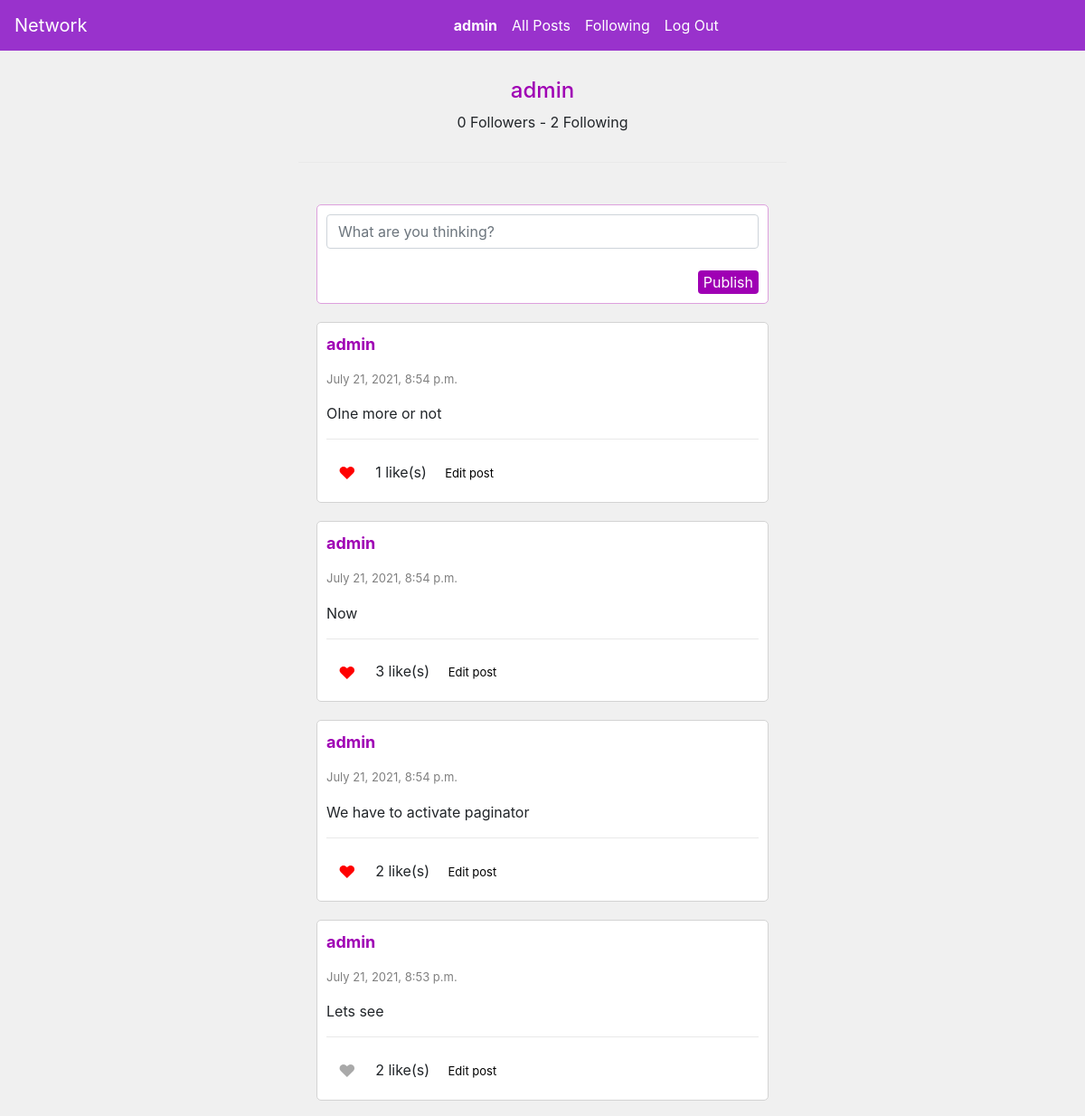
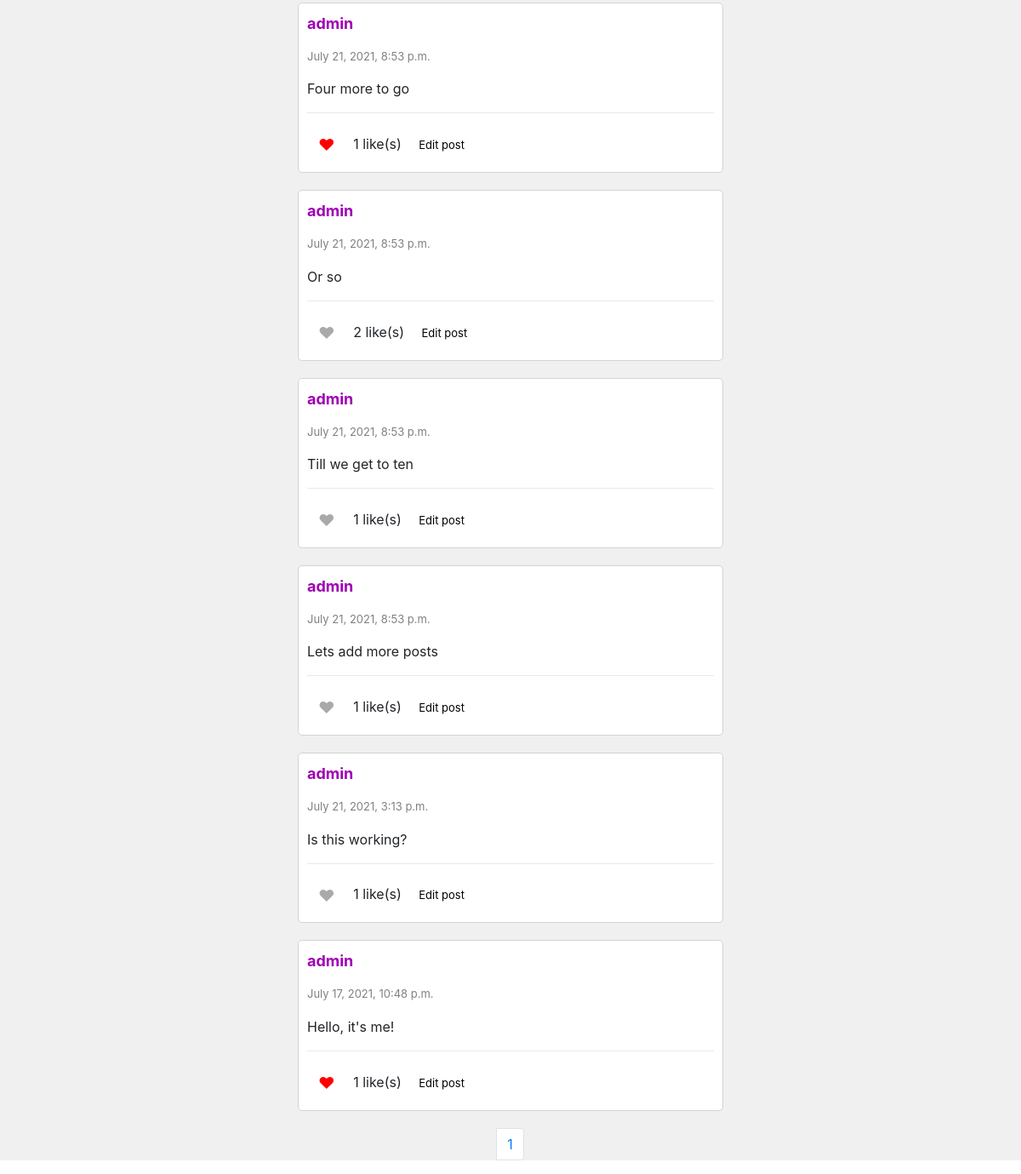
The page /profile/admin (signed in) on the database its author committed (2 pictures, top to bottom).
### network/models.py (models this page shows, shortened)
class User(AbstractUser):
    pass

class Post(models.Model):
    user= models.ForeignKey("User", on_delete=models.CASCADE, related_name="posts")
    content= models.TextField(blank=True)
    timestamp = models.DateTimeField(auto_now_add=True)
    likes= models.IntegerField(default=0)

### network/views.py (the view)
# urls.py: path("profile/<str:username>", views.profile, name="profile"),
def profile(request, username):
    profile_name= User.objects.get(username=username)
    name= profile_name.username
    try:
        user_posts= Post.objects.filter(user=profile_name.id)
        user_posts= user_posts.order_by("-timestamp").all()
    except Post.DoesNotExist:
        user_posts= []
    try:
        following_users= Following.objects.filter(follower=profile_name.id)
        followed= []
        if len(following_users) > 0:
            for follow in following_users:
                followed_user = follow.following
                followed.append(followed_user)
    except Following.DoesNotExist:
        followed= []
    num_of_following= len(followed)
    try:
        followers= Following.objects.filter(following=profile_name.id)
        followby= []
        for follow in followers:
            follower_user = follow.follower
            followby.append(follower_user)
    except Following.DoesNotExist:
        followby= []
    if request.user in followby:
        following = "Unfollow"
    else:
        following = "Follow"
    num_of_followers= len(followby)
    if request.user != AnonymousUser():
        try:
            liked = Like.objects.filter(user=request.user)
            liked_posts= []
            for post in liked:
                liked_post= post.post
                liked_posts.append(liked_post)
        except Like.DoesNotExist:
            liked_posts=[]
    else:
        liked_posts=[]
    paginator= Paginator(user_posts, 10)
    page_number= request.GET.get('page')
    page_obj= paginator.get_page(page_number)
    return render(request, "network/profile.html", {
        "name":name,
        "username": username,
        "num_of_following": num_of_following,
        "num_of_followers": num_of_followers,
        "page_obj": page_obj,
        "liked_posts": liked_posts,
        "following": following
    })

### network/templates/network/profile.html (shortened to what this page needs)
{% extends "network/layout.html" %}
{% load static %}
{% block body %}
<div class="profile-info">
    <h4 class="profile-name">{{name}}</h4>
    <p id="followers" class="d-inline-block"> {{num_of_followers}} Followers</p> <p class="d-inline-block">-</p>
    <p class="d-inline-block">{{num_of_following}} Following</p> <br>
    {% if user.is_authenticated %}
    <hr class="solid" style="color: slateblue;">
</div>
    {%if request.user.username == name %}
    <div id="new-post-view">
        <div class="container">
            <form id="newpost" action="{% url 'newpost' %}" method="post">
                <input type="textarea" class="form-control" id="content" name="content" placeholder="What are you thinking?" maxlength="400" rows="4"> <br>
                <input type="submit" class="publish-btn" id="publish-button" value="Publish">
            </form>
        </div>
    </div>
    {% endif %}
{% endif %}
    <div id="posts-view">
        {% for post in page_obj %}
        <div class="post-container" id="post-{{post.id}}">
            <p name="username" id="username"><a href="{%url 'profile' post.user %}" class="username"><b>{{post.user}}</b></a></p>
            <p class="timestamp">{{post.timestamp}}</p>
            <p class="content" id="post-content-{{post.id}}">{{post.content}}</p>
            <hr class="solid">
            {% if user.is_authenticated %}
                {% if post in liked_posts %}
                    <button class="btn mr-1 d-inline-block" style="color: red; font-size: larger;" id="like-btn-{{post.id}}" onclick="like('{{post.id}}')">♥</button>
                {% else %}
                    <button class="btn mr-1 d-inline-block" style="color: darkgray; font-size: larger;" id="like-btn-{{post.id}}" onclick="like('{{post.id}}')">♥</button>
                {% endif %}
            {% endif %}
            <p class="likecount" id="like-count-{{post.id}}" style="display: inline;">{{post.likes}} like(s)</p>
            {% if post.user.id == user.id%}
            <button id="edit" onclick="edit('{{post.id}}')" class="edit-btn">Edit post</button>
            {% endif%}
        </div>
        {% endfor %}
    </div>
    <div class="text-center">
        <nav aria-label="Page navigation example">
            <ul class="pagination">
              <li class="page-item">
              <li class="page-item"><a class="page-link" href="?page={{ page_obj.number }}">{{ page_obj.number }}</a></li>
              </li>
            </ul>
          </nav>
        </div>
{% endblock %}

### network/templates/network/layout.html (shortened to what this page needs)
{% load static %}
<!DOCTYPE html>
<html lang="en">
    <head>
        <link rel="stylesheet" href="https://stackpath.bootstrapcdn.com/bootstrap/4.4.1/css/bootstrap.min.css">
        <link href="{% static 'network/styles.css' %}" rel="stylesheet">
    </head>
    <body>
        <div id="navbar" >
        <nav class="navbar navbar-expand-lg flex-sm-nowrap flex-wrap" id="navbar" style="background-color: darkorchid; margin-bottom: 0px;">
            <a class="navbar-brand" href="#" style="color: white;">Network</a>
            <div class="navbar-collapse collapse flex-grow-1 justify-content-center">
              <ul class="navbar-nav mx-auto">
                {% if user.is_authenticated %}
                    <li class="nav-item">
                        <a class="nav-link" href="{%url 'profile' user.username %}" style="color: white;"><strong>{{ user.username }}</strong></a>
                    </li>
                {% endif %}
                <li class="nav-item">
                  <a class="nav-link" href="{% url 'index' %}" style="color: white;">All Posts</a>
                </li>
                {% if user.is_authenticated %}
                    <li class="nav-item">
                        <a class="nav-link" href="{% url 'following' %}" style="color: white;">Following</a>
                    </li>
                    <li class="nav-item">
                        <a class="nav-link" href="{% url 'logout' %}" style="color: white;">Log Out</a>
                    </li>
                {% endif %}
              </ul>
            </div>
          </nav>
        </div>
        <div class="body">
            {% block body %}
            {% endblock %}
        </div>
    </body>
</html>

### network/static/network/styles.css (style rules this page uses)
.post-container { background-color: white; border-style: solid; border-color: lightgray; border-width: 1px; padding: 10px; margin-left: auto; margin-right: auto; margin-top: 20px; margin-bottom: 20px; border-radius: 5px; width: 500px; overflow:hidden; }
.container { background-color: white; border-style: solid; border-color: plum; border-width: 1px; padding: 10px; margin-left: auto; margin-right: auto; margin-top: auto; margin-bottom: 20px; border-radius: 5px; width: 500px; overflow:hidden; }
.timestamp { color: gray; font-size: small; }
.username { color:rgb(159, 0, 180); font-size:large; }
.body { background-color: rgb(240, 240, 240); margin-top: 0px; padding-top: 0px; }
.edit-btn { display: inline; margin-left: 10px; font-size: small; border-width: 0px; background-color: white; }
.solid { border-top: 1px solid rgb(233, 233, 233); }
.form-control { outline: none; min-width: 100%; min-height: 100%; }
.publish-btn { background-color: rgb(159, 0, 180); color: white; width: auto; border-width: 0px; border-radius: 4px; float:right; }
.profile-name { color: rgb(159, 0, 180); }
.profile-info { width: 50%; margin-left: auto; margin-right: auto; padding: 30px; text-align: center; }
ul li { display: inline-block; }
.pagination { display: flex; justify-content: center; }

### rows shown on the page
User: username "admin"
Post: user "admin", timestamp "July 21, 2021, 8:54 p.m.", content "OIne more or not", likes "1"
Post: user "admin", timestamp "July 21, 2021, 8:54 p.m.", content "Now", likes "3"
Post: user "admin", timestamp "July 21, 2021, 8:54 p.m.", content "We have to activate paginator", likes "2"
Post: user "admin", timestamp "July 21, 2021, 8:53 p.m.", content "Lets see", likes "2"
Post: user "admin", timestamp "July 21, 2021, 8:53 p.m.", content "Four more to go", likes "1"
Post: user "admin", timestamp "July 21, 2021, 8:53 p.m.", content "Or so", likes "2"
Post: user "admin", timestamp "July 21, 2021, 8:53 p.m.", content "Till we get to ten", likes "1"
Post: user "admin", timestamp "July 21, 2021, 8:53 p.m.", content "Lets add more posts", likes "1"
Post: user "admin", timestamp "July 21, 2021, 3:13 p.m.", content "Is this working?", likes "1"
Post: user "admin", timestamp "July 17, 2021, 10:48 p.m.", content "Hello, it's me!", likes "1"

### other values the page prints
{{ num_of_followers }} "0"
{{ num_of_following }} "2"
{{ page_obj.number }} "1"
